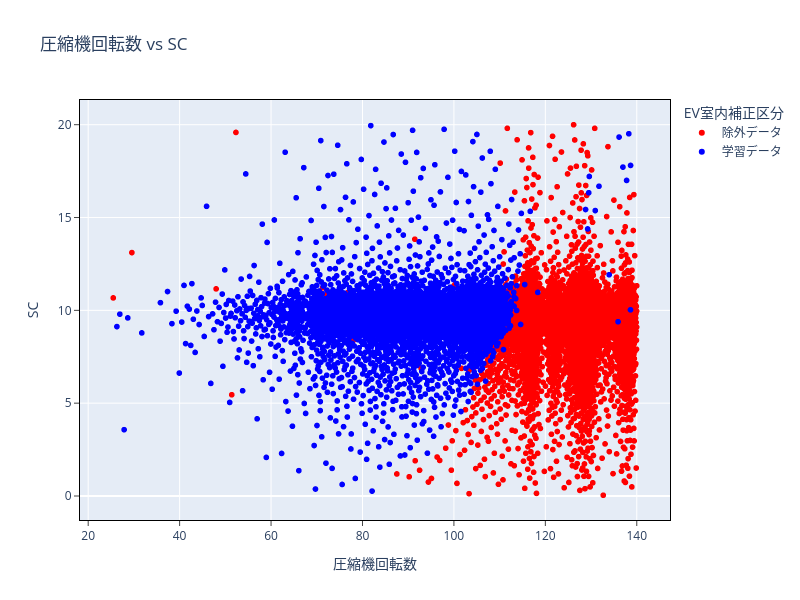

The notebook cell this image was saved under:
### Markdown cell above
## データの可視化

### Code cell
import polars as pl
import plotly.express as px

# 1. 色分け用の列を追加
# pl.when().then().otherwise() を使うのがPolars流です
df = df.with_columns(
    pl.when(pl.col("室内EV CV値比率_補正") > 100)
    .then(pl.lit("除外データ"))
    .otherwise(pl.lit("学習データ"))
    .alias("color_label")
)

# 2. Plotlyで散布図を描画
fig = px.scatter(
    df.to_pandas(), # PlotlyはPandas形式を渡すとスムーズです（Polarsのままでも動作することがありますが、to_pandas()が確実です）
    x="圧縮機回転数",
    y="SC",
    color="color_label",
    color_discrete_map={
        "除外データ": "red",
        "学習データ": "blue"
    },
    title="圧縮機回転数 vs SC (EV室内補正による色分け)",
    labels={"color_label": "EV室内補正区分"}
)

# --- ここでアスペクト比（サイズ）を指定 ---
fig.update_layout(
    width=800,   # 比率 8
    height=600,  # 比率 6
    title_text="圧縮機回転数 vs SC",
    # グラフの枠線を表示して形をわかりやすくする場合
    xaxis=dict(mirror=True, ticks='outside', showline=True, linecolor='black'),
    yaxis=dict(mirror=True, ticks='outside', showline=True, linecolor='black')
)

# 表示
fig.show()

### Figure 1 — Plotly figure (JSON) as saved in the notebook; plotly's stock layout.template omitted (floating-point values rounded to 4 significant figures; data arrays with more than 128 entries replaced by an {"elided": "..."} marker saying what was removed)
{"data": [{"hovertemplate": "EV室内補正区分=除外データ<br>圧縮機回転数=%{x}<br>SC=%{y}<extra></extra>", "legendgroup": "除外データ", "marker": {"color": "red", "symbol": "circle"}, "mode": "markers", "name": "除外データ", "showlegend": true, "type": "scattergl", "x": {"elided": "4908 float values"}, "xaxis": "x", "y": {"elided": "4908 float values"}, "yaxis": "y"}, {"hovertemplate": "EV室内補正区分=学習データ<br>圧縮機回転数=%{x}<br>SC=%{y}<extra></extra>", "legendgroup": "学習データ", "marker": {"color": "blue", "symbol": "circle"}, "mode": "markers", "name": "学習データ", "showlegend": true, "type": "scattergl", "x": {"elided": "3284 float values"}, "xaxis": "x", "y": {"elided": "3284 float values"}, "yaxis": "y"}], "layout": {"height": 600, "legend": {"title": {"text": "EV室内補正区分"}, "tracegroupgap": 0}, "title": {"text": "圧縮機回転数 vs SC"}, "width": 800, "xaxis": {"anchor": "y", "domain": [0, 1], "linecolor": "black", "mirror": true, "showline": true, "ticks": "outside", "title": {"text": "圧縮機回転数"}}, "yaxis": {"anchor": "x", "domain": [0, 1], "linecolor": "black", "mirror": true, "showline": true, "ticks": "outside", "title": {"text": "SC"}}}}
